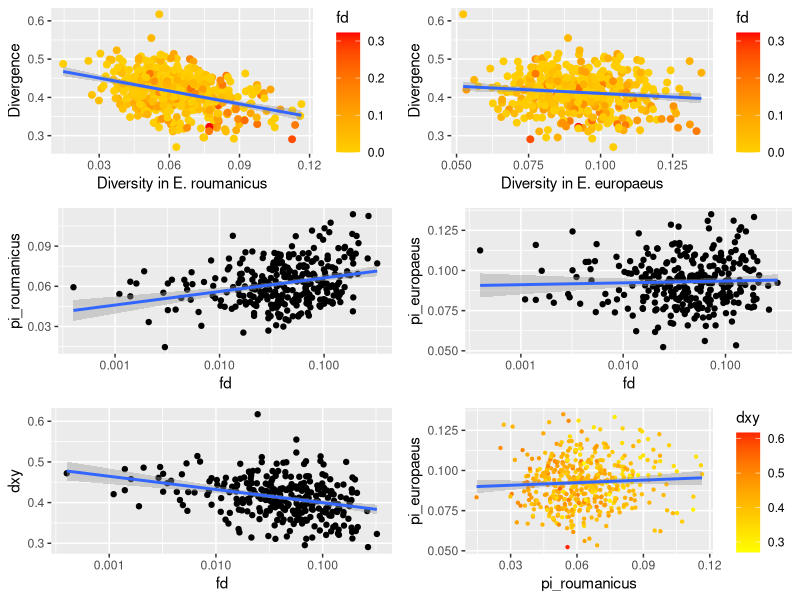
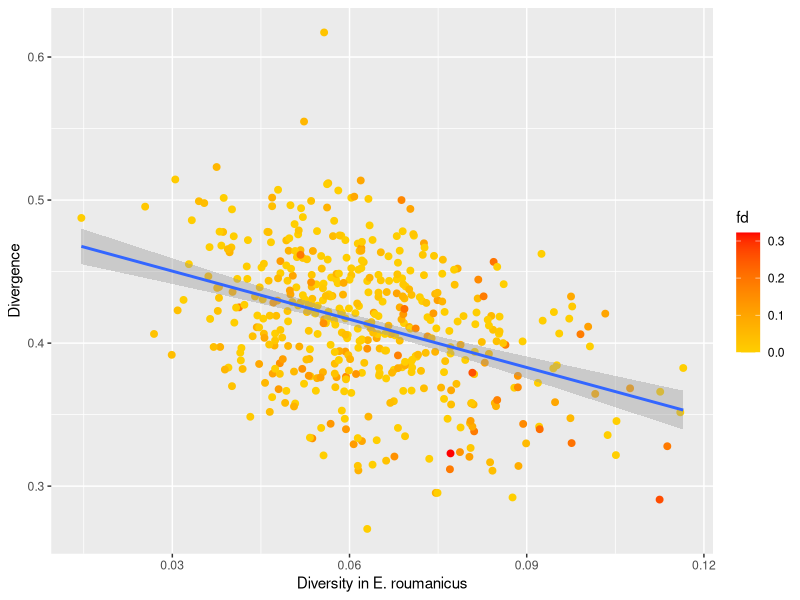
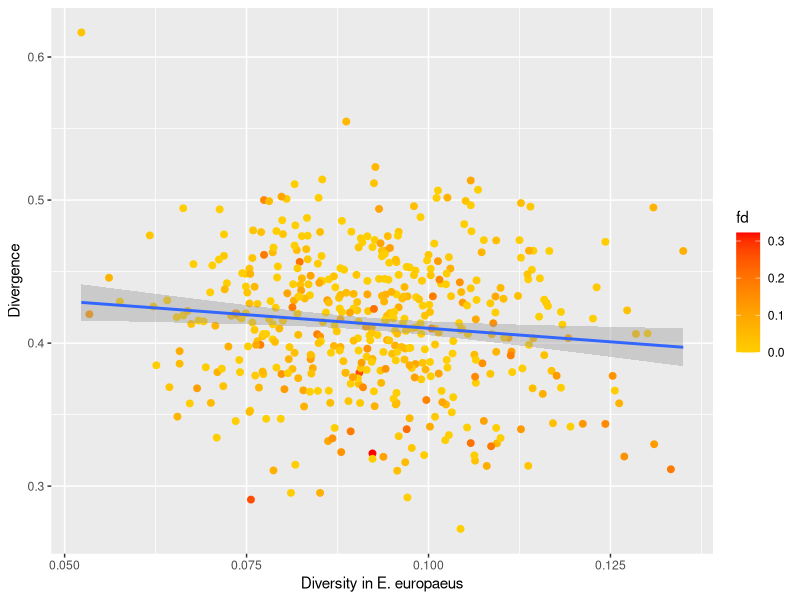

These charts were generated, in order, by the following R code:
# Here I use statistics computed in common windows
popgen     <- read.table('nonoverlap.PopGenStats.csv',  header=TRUE, sep=',', 
              col.names=c('scaffold', 'start', 'end', 'mid', 'sites', 'pi_roumanicus', 'pi_europaeus', 'dxy', 'Fst'))
abbababa   <- read.table('nonoverlap.abbababa.csv', header=TRUE, sep=',')
abbababa$fd[abbababa$D <= 0] <- 0.0
abbababa$fdM[abbababa$D <= 0] <- 0.0
allStats   <- merge(popgen, abbababa, by=c('scaffold', 'start', 'end'))
filter  <- !is.na(allStats$fd)
filter2 <- !is.na(allStats$fd) & allStats$fd > 0
library(ggplot2)
library(gridExtra)

p1 <- ggplot(data=allStats[filter,], mapping=aes(x=pi_roumanicus, y=dxy)) + 
      geom_point(mapping=aes(colour=fd), size=2) + geom_smooth(method='lm') + xlab('Diversity in E. roumanicus') +
      ylab('Divergence') + scale_colour_gradient2(low='yellow',mid='orange',high='red',midpoint=0.1)

p2 <- ggplot(data=allStats[filter,], mapping=aes(x=pi_europaeus, y=dxy)) + 
      geom_point(mapping=aes(colour=fd), size=2) + geom_smooth(method='lm') + xlab('Diversity in E. europaeus') +
      ylab('Divergence') + scale_colour_gradient2(low='yellow',mid='orange',high='red',midpoint=0.1)

p3 <- ggplot(data=allStats[filter2,], mapping=aes(x=fd, y=pi_roumanicus)) + geom_point() + scale_x_continuous(trans='log10') + geom_smooth(method='lm')

p4 <- ggplot(data=allStats[filter2,], mapping=aes(x=fd, y=pi_europaeus))  + geom_point() + scale_x_continuous(trans='log10') + geom_smooth(method='lm')

p5 <- ggplot(data=allStats[filter2,], mapping=aes(x=fd, y=dxy)) + geom_point() + scale_x_continuous(trans='log10') + geom_smooth(method='lm')

p6 <- ggplot(data=allStats[filter,], mapping=aes(x=pi_roumanicus, y=pi_europaeus, colour=dxy)) + 
      geom_point(size=0.8) + scale_colour_gradient2(low='yellow',mid='orange',high='red',midpoint=0.45) +
      geom_smooth(method='lm')

png(filename='pi_dxy_fd.png')
grid.arrange(p1, p2, p3, p4, p5, p6, nrow=3)
dev.off()

ggsave('pi_dxy_roumanicus.png', p1)
ggsave('pi_dxy_europaeus.png', p2)
